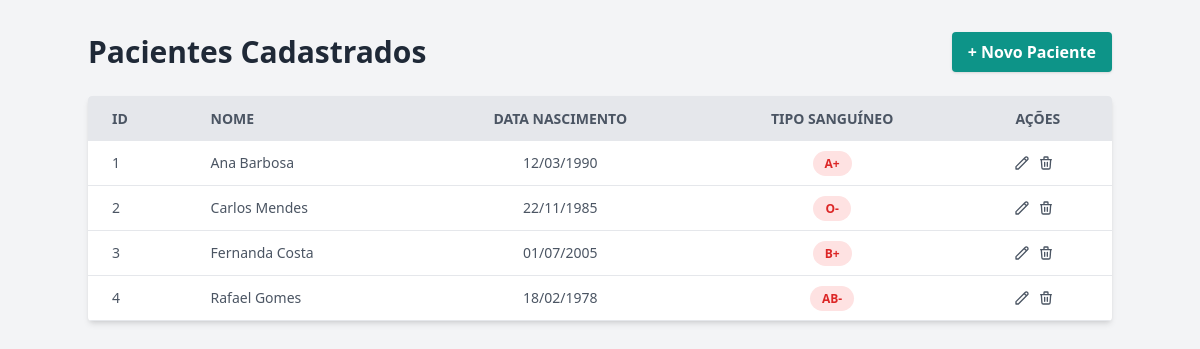
The page /php/paciente/index.php on the database its author committed.
### tables this page shows
CREATE TABLE paciente (
    id INT AUTO_INCREMENT PRIMARY KEY,
    nome VARCHAR(100) NOT NULL,
    data_nascimento DATE NOT NULL,
    tipo_sanguineo VARCHAR(3)
);

### php/paciente/index.php (the view, shortened to what this page needs)
<?php
require_once '../db.php';
$stmt = $pdo->query("SELECT * FROM paciente");
$pacientes = $stmt->fetchAll(PDO::FETCH_ASSOC);
?>
<!DOCTYPE html>
<html lang="pt-BR">
<head>
    <script src="https://cdn.tailwindcss.com"></script>
</head>
<body class="bg-gray-100 p-8">
    <div class="container mx-auto max-w-5xl">
        <header class="flex justify-between items-center mb-6">
            <h1 class="text-3xl font-bold text-gray-800">Pacientes Cadastrados</h1>
            <a href="create-paciente.php" class="bg-teal-600 hover:bg-teal-700 text-white font-bold py-2 px-4 rounded transition duration-300 shadow">
                + Novo Paciente
            </a>
        </header>
        <div class="bg-white shadow-md rounded my-6 overflow-x-auto">
            <table class="min-w-full table-auto">
                <thead>
                    <tr class="bg-gray-200 text-gray-600 uppercase text-sm leading-normal">
                        <th class="py-3 px-6 text-left">ID</th>
                        <th class="py-3 px-6 text-left">Nome</th>
                        <th class="py-3 px-6 text-center">Data Nascimento</th>
                        <th class="py-3 px-6 text-center">Tipo Sanguíneo</th>
                        <th class="py-3 px-6 text-center">Ações</th>
                    </tr>
                </thead>
                <tbody class="text-gray-600 text-sm font-light">
                    <?php if (count($pacientes) > 0): ?>
                        <?php foreach ($pacientes as $p): ?>
                            <tr class="border-b border-gray-200 hover:bg-gray-50 transition duration-150">
                                <td class="py-3 px-6 text-left whitespace-nowrap font-medium"><?= $p['id']; ?></td>
                                <td class="py-3 px-6 text-left"><?= htmlspecialchars($p['nome']); ?></td>
                                <td class="py-3 px-6 text-center">
                                    <?= date('d/m/Y', strtotime($p['data_nascimento'])); ?>
                                </td>
                                <td class="py-3 px-6 text-center">
                                    <span class="bg-red-100 text-red-600 py-1 px-3 rounded-full text-xs font-bold">
                                        <?= htmlspecialchars($p['tipo_sanguineo']); ?>
                                    </span>
                                </td>
                                <td class="py-3 px-6 text-center">
                                    <div class="flex item-center justify-center">
                                        <a href="update-paciente.php?id=<?= $p['id']; ?>" class="w-4 mr-2 transform hover:text-teal-500 hover:scale-110 transition duration-150" title="Editar">
                                            <svg xmlns="http://www.w3.org/2000/svg" fill="none" viewBox="0 0 24 24" stroke="currentColor">
                                                <path stroke-linecap="round" stroke-linejoin="round" stroke-width="2" d="M15.232 5.232l3.536 3.536m-2.036-5.036a2.5 2.5 0 113.536 3.536L6.5 21.036H3v-3.572L16.732 3.732z" />
                                            </svg>
                                        </a>
                                        <a href="delete-paciente.php?id=<?= $p['id']; ?>"
                                           onclick="return confirm('Tem certeza que deseja excluir este paciente?');"
                                           class="w-4 mr-2 transform hover:text-red-500 hover:scale-110 transition duration-150" title="Excluir">
                                            <svg xmlns="http://www.w3.org/2000/svg" fill="none" viewBox="0 0 24 24" stroke="currentColor">
                                                <path stroke-linecap="round" stroke-linejoin="round" stroke-width="2" d="M19 7l-.867 12.142A2 2 0 0116.138 21H7.862a2 2 0 01-1.995-1.858L5 7m5 4v6m4-6v6m1-10V4a1 1 0 00-1-1h-4a1 1 0 00-1 1v3M4 7h16" />
                                            </svg>
                                        </a>
                                    </div>
                                </td>
                            </tr>
                        <?php endforeach; ?>
                    <?php else: ?>
                        <tr>
                            <td colspan="5" class="py-3 px-6 text-center text-gray-500">Nenhum paciente encontrado.</td>
                        </tr>
                    <?php endif; ?>
                </tbody>
            </table>
        </div>
    </div>
</body>
</html>

### rows shown on the page
paciente: id "1", nome "Ana Barbosa", data_nascimento "12/03/1990", tipo_sanguineo "A+"
paciente: id "2", nome "Carlos Mendes", data_nascimento "22/11/1985", tipo_sanguineo "O-"
paciente: id "3", nome "Fernanda Costa", data_nascimento "01/07/2005", tipo_sanguineo "B+"
paciente: id "4", nome "Rafael Gomes", data_nascimento "18/02/1978", tipo_sanguineo "AB-"
